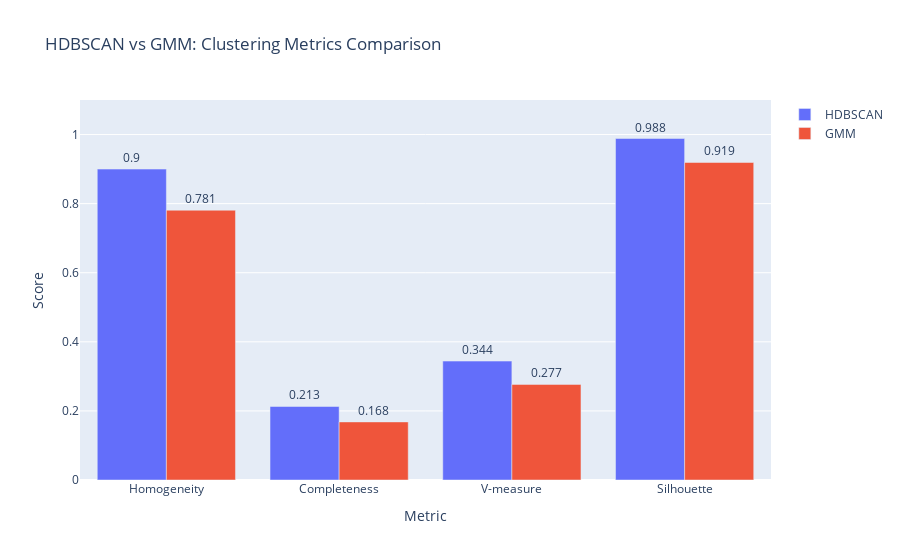

This figure's notebook cell:
### Code cell
# Visual comparison of all metrics between HDBSCAN and GMM
fig = go.Figure()

for model in comparison_df.columns:
    fig.add_trace(go.Bar(
        name=model,
        x=comparison_df.index,
        y=comparison_df[model],
        text=comparison_df[model].round(3),
        textposition='outside'
    ))

fig.update_layout(
    title='HDBSCAN vs GMM: Clustering Metrics Comparison',
    xaxis_title='Metric',
    yaxis_title='Score',
    yaxis_range=[0, 1.1],
    barmode='group',
    hovermode='x unified'
)
fig.show()

print("\n Interpretation:")
print("  • Homogeneity: How many samples from same attack group are in same cluster")
print("  • Completeness: How many samples from same attack group are in one cluster")
print("  • V-measure: Harmonic mean of homogeneity and completeness")
print("  • Silhouette: Measure of cluster cohesion and separation")

### Figure 1 — Plotly figure (JSON) as saved in the notebook; plotly's stock layout.template omitted (floating-point values rounded to 4 significant figures)
{"data": [{"name": "HDBSCAN", "text": [0.9, 0.213, 0.344, 0.988], "textposition": "outside", "type": "bar", "x": ["Homogeneity", "Completeness", "V-measure", "Silhouette"], "y": [0.9, 0.2128, 0.3442, 0.9885]}, {"name": "GMM", "text": [0.781, 0.168, 0.277, 0.919], "textposition": "outside", "type": "bar", "x": ["Homogeneity", "Completeness", "V-measure", "Silhouette"], "y": [0.781, 0.1682, 0.2767, 0.9191]}], "layout": {"barmode": "group", "hovermode": "x unified", "title": {"text": "HDBSCAN vs GMM: Clustering Metrics Comparison"}, "xaxis": {"title": {"text": "Metric"}}, "yaxis": {"range": [0, 1.1], "title": {"text": "Score"}}}}
